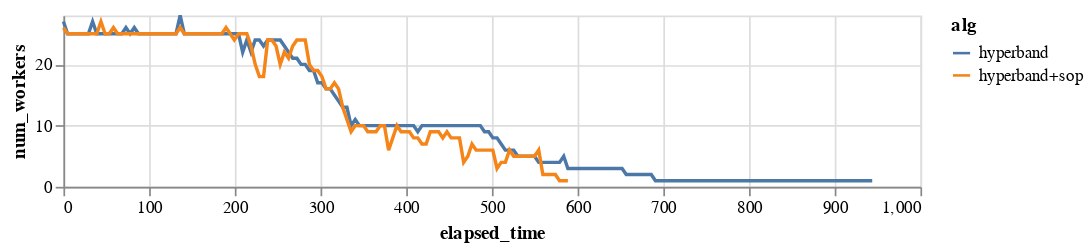

Here is the notebook cell this chart was saved with:
### Code cell
import altair as alt
alt.Chart(df, width=500, height=100).mark_line().encode(
    x="elapsed_time",
    y="num_workers",
    color="alg",
)

### Figure 1 — Vega-Lite specification as saved in the notebook (floating-point values rounded to 4 significant figures; data arrays with more than 128 entries replaced by an {"elided": "..."} marker saying what was removed)
{"$schema": "https://vega.github.io/schema/vega-lite/v2.6.0.json", "config": {"view": {"height": 300, "width": 400}}, "data": {"name": "data-5749af21a789dae986412c300107790a"}, "datasets": {"data-5749af21a789dae986412c300107790a": {"elided": "317 records"}}, "encoding": {"color": {"field": "alg", "type": "nominal"}, "x": {"field": "elapsed_time", "type": "quantitative"}, "y": {"field": "num_workers", "type": "quantitative"}}, "height": 100, "mark": "line", "width": 500}
